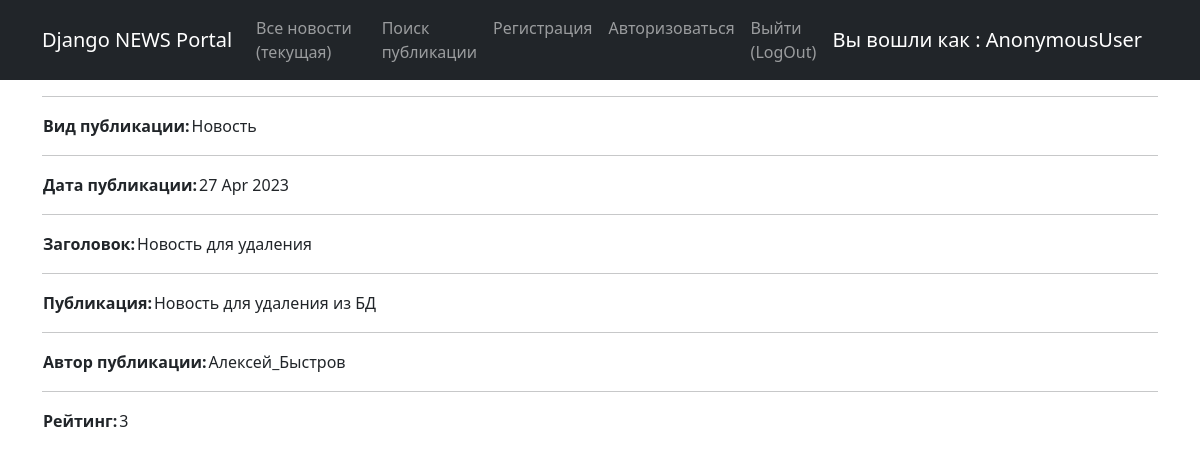
The page /news/30 on the database as committed earlier.
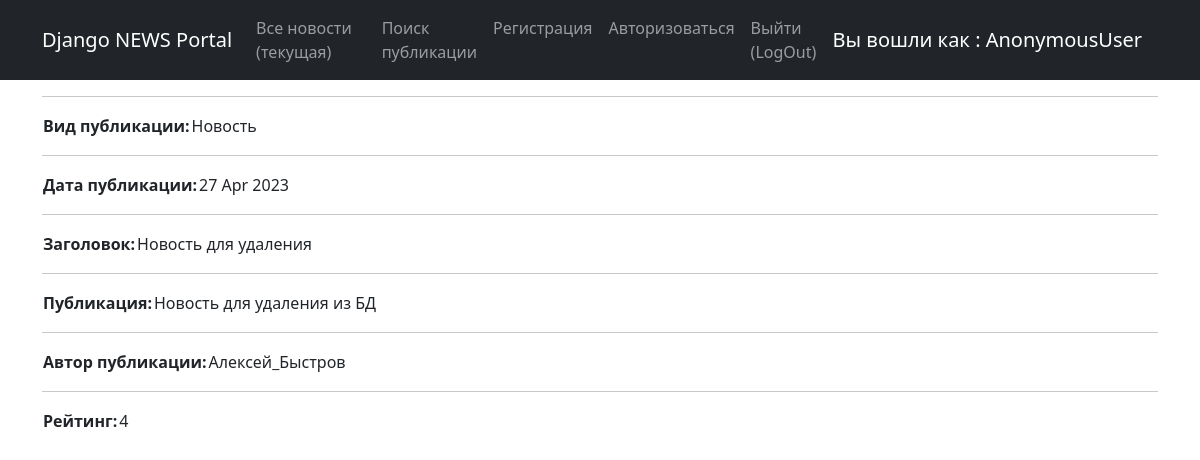
The same page on the database as committed later.
### news/models.py (models this page shows, shortened)
class Post(models.Model):
    article = 'ART'
    news = 'NEW'
    POSITIONS = [
        (article, 'Статья'),
        (news, 'Новость')
    ]
    author = models.ForeignKey(Author, on_delete=models.CASCADE, verbose_name='Автор публикации')
    typeChoice = models.CharField(max_length=3, choices=POSITIONS, default=news, verbose_name='Вид публикации')
    pubDate = models.DateTimeField(auto_now_add=True, verbose_name='Дата публикации')
    postCategory = models.ManyToManyField(Category, through='PostCategory', default="Категория", verbose_name='Категория')
    headline = models.CharField(max_length=255, verbose_name='Заголовок')
    text = models.TextField(default="Текст статьи", verbose_name='Текст')
    postRating = models.SmallIntegerField(default=0, verbose_name='Рейтинг')
    class Meta:
        verbose_name = 'Публикация'
        verbose_name_plural = 'Публикации'

class Author(models.Model):
    authUser = models.OneToOneField(User, on_delete=models.CASCADE)
    authorRating = models.IntegerField(default=0)
    class Meta:
        verbose_name = 'Автор'
        verbose_name_plural = 'Авторы'

### news/views.py (the view)
# urls.py: path('<int:id>', PostDetail.as_view(), name='post_details'),
class PostDetail(DetailView):
    model = Post
    template_name = 'post.html'
    context_object_name = 'post'
    pk_url_kwarg = 'id'

### news/templatetags/custom_filters.py (called while the page is built)
@register.filter()
def censor(text, cens):
    text_list = text.split()
    censored_text_list = []
    cens = ["мира", 'слабо', 'клим']
    for n in text_list:
        word = ''.join(_ for _ in n if _ not in string.punctuation)
        if word.lower() in cens:
            censored_word = word[0] + '***'
            censored_text_list.append(n.replace(word, censored_word))
        else:
            censored_text_list.append(n)
    return ' '.join(censored_text_list)

### templates/post.html (shortened to what this page needs)
{% extends 'flatpages/default.html' %}
{% load custom_filters %}
{% block content %}
   <hr>
   {% if post %}
       <table>
           <tr>
               <td><b>Вид публикации:</b></td>
                   <td>{{ post.get_typeChoice_display }}</td>
           </tr>
       </table>
       <table>
           <hr>
           <tr>
               <td><b>Дата публикации:</b></td>
               <td>{{ post.pubDate|date:'d M Y'  }}</td>
           </tr>
       </table>
       <table>
           <hr>
           <tr>
               <td><b>Заголовок:</b></td>
               <td>{{ post.headline|censor:'' }}</td>
           </tr>
       </table>
       <table>
           <hr>
           <tr>
               <td><b>Публикация:</b></td>
               <td>{{ post.text|censor:''}}</td>
           </tr>
       </table>
       <table>
           <hr>
           <tr>
               <td><b>Автор публикации:</b></td>
               <td>{{ post.author.authUser }}</td>
           </tr>
       </table>
       <table>
           <hr>
           <tr>
               <td><b>Рейтинг:</b></td>
               <td>{{ post.postRating }}</td>
           </tr>
       </table>
   {% else %}
       <h2>Статей нет!</h2>
   {% endif %}
{% endblock content %}

Rows that differ between the two databases and show on the page:
changed Post "Новость": postRating "3" → "4"
